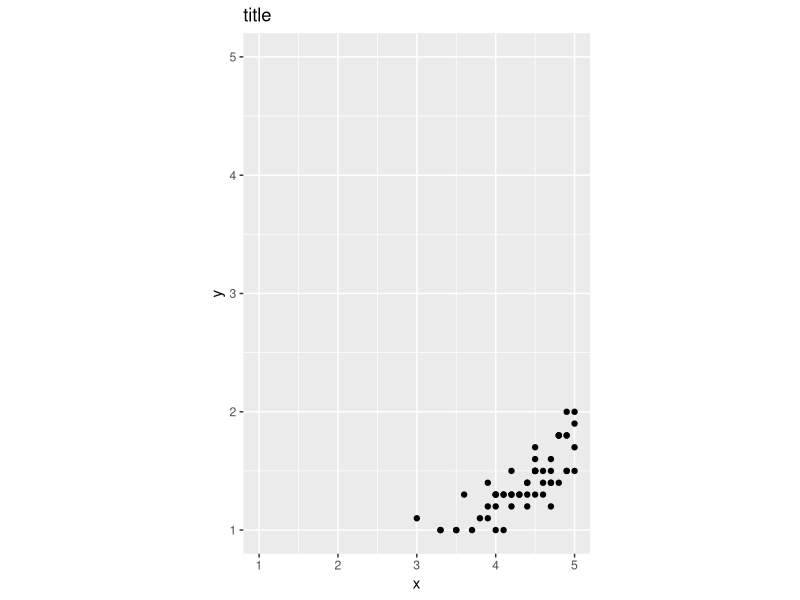

Source code (R):
## ---- chunk 1
library(ggplot2)
library(ggfortify)
## ---- chunk 2
p <- qplot(Petal.Length, Petal.Width, data = iris)
ggfortify:::post_autoplot(p, xlim = c(1, 5), ylim = c(1, 5), log = 'xy', main = 'title',
                          xlab = 'x', ylab = 'y', asp = 1.5)
